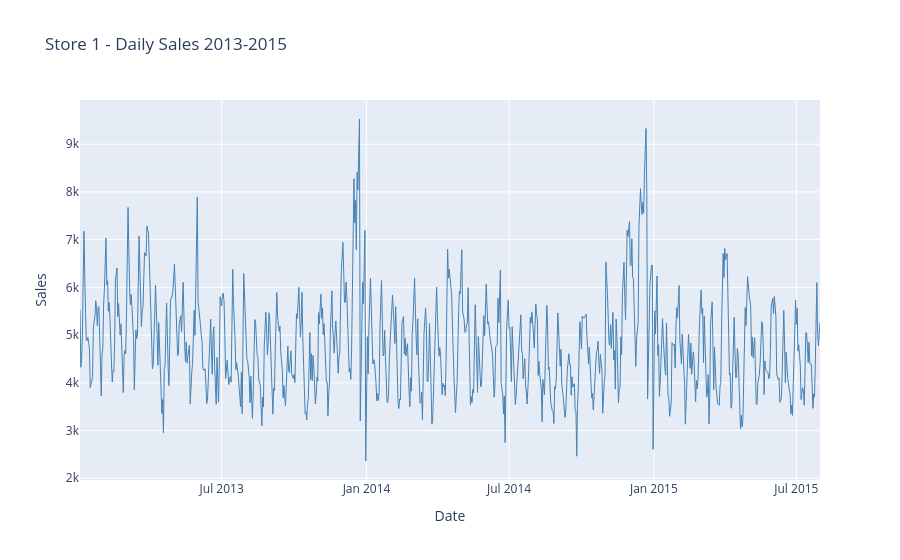

The notebook cell this image was saved under:
### Code cell
# Single store analysis - Store 1
store1 = df_open[df_open['Store'] == 1].sort_values('Date').copy()

print(f"Store 1 rows: {len(store1)}")
print(f"Date range: {store1['Date'].min()} to {store1['Date'].max()}")
print(f"Avg Sales: {store1['Sales'].mean():.0f}")
print(f"Store Type: {store1['StoreType'].iloc[0]}")
print(f"Assortment: {store1['Assortment'].iloc[0]}")

fig = px.line(
    store1,
    x='Date',
    y='Sales',
    title='Store 1 - Daily Sales 2013-2015',
    labels={'Sales': 'Sales', 'Date': 'Date'}
)
fig.update_traces(line_color='steelblue', line_width=1)
fig.update_layout(hovermode='x unified')
fig.show()

### Figure 1 — Plotly figure (JSON) as saved in the notebook; plotly's stock layout.template omitted (floating-point values rounded to 4 significant figures; data arrays with more than 128 entries replaced by an {"elided": "..."} marker saying what was removed)
{"data": [{"hovertemplate": "Date=%{x}<br>Sales=%{y}<extra></extra>", "legendgroup": "", "line": {"color": "steelblue", "dash": "solid", "width": 1}, "marker": {"symbol": "circle"}, "mode": "lines", "name": "", "orientation": "v", "showlegend": false, "type": "scatter", "x": {"elided": "781 str values"}, "xaxis": "x", "y": {"elided": "781 int values"}, "yaxis": "y"}], "layout": {"hovermode": "x unified", "legend": {"tracegroupgap": 0}, "title": {"text": "Store 1 - Daily Sales 2013-2015"}, "xaxis": {"anchor": "y", "domain": [0, 1], "title": {"text": "Date"}}, "yaxis": {"anchor": "x", "domain": [0, 1], "title": {"text": "Sales"}}}}
